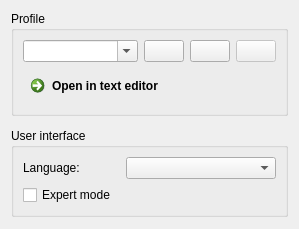
      <widget class="QWidget" name="tabProfiles">
       <property name="sizePolicy">
        <sizepolicy hsizetype="Fixed" vsizetype="Preferred">
         <horstretch>0</horstretch>
         <verstretch>0</verstretch>
        </sizepolicy>
       </property>
       <attribute name="title">
        <string>Profiles</string>
       </attribute>
       <layout class="QVBoxLayout" name="verticalLayout_6">
        <property name="spacing">
         <number>12</number>
        </property>
        <item>
         <widget class="QGroupBox" name="groupBox_Profiles">
          <property name="title">
           <string>Profile</string>
          </property>
          <layout class="QVBoxLayout" name="verticalLayout_5">
           <item>
            <layout class="QHBoxLayout" name="horizontalLayout_3">
             <item>
              <widget class="QComboBox" name="comboBox_Profiles">
               <property name="sizePolicy">
                <sizepolicy hsizetype="Expanding" vsizetype="Fixed">
                 <horstretch>0</horstretch>
                 <verstretch>0</verstretch>
                </sizepolicy>
               </property>
               <property name="editable">
                <bool>true</bool>
               </property>
               <property name="insertPolicy">
                <enum>QComboBox::NoInsert</enum>
               </property>
              </widget>
             </item>
             <item>
              <widget class="QPushButton" name="pushButton_ProfileNew">
               <property name="enabled">
                <bool>true</bool>
               </property>
               <property name="toolTip">
                <string>Add new profile</string>
               </property>
               <property name="text">
                <string/>
               </property>
               <property name="icon">
                <iconset resource="../res/LightpackResources.qrc">
                 <normaloff>:/icons/profile_new.png</normaloff>:/icons/profile_new.png</iconset>
               </property>
               <property name="iconSize">
                <size>
                 <width>16</width>
                 <height>16</height>
                </size>
               </property>
               <property name="checkable">
                <bool>false</bool>
               </property>
              </widget>
             </item>
             <item>
              <widget class="QPushButton" name="pushButton_ProfileResetToDefault">
               <property name="enabled">
                <bool>true</bool>
               </property>
               <property name="toolTip">
                <string>Reset current profile to defaults</string>
               </property>
               <property name="text">
                <string/>
               </property>
               <property name="icon">
                <iconset resource="../res/LightpackResources.qrc">
                 <normaloff>:/icons/arrow_down_gray.png</normaloff>:/icons/arrow_down_gray.png</iconset>
               </property>
               <property name="iconSize">
                <size>
                 <width>16</width>
                 <height>16</height>
                </size>
               </property>
               <property name="checkable">
                <bool>false</bool>
               </property>
              </widget>
             </item>
             <item>
              <widget class="QPushButton" name="pushButton_DeleteProfile">
               <property name="enabled">
                <bool>false</bool>
               </property>
               <property name="toolTip">
                <string>Delete profile</string>
               </property>
               <property name="text">
                <string/>
               </property>
               <property name="icon">
                <iconset resource="../res/LightpackResources.qrc">
                 <normaloff>:/icons/profile_delete.png</normaloff>:/icons/profile_delete.png</iconset>
               </property>
               <property name="iconSize">
                <size>
                 <width>16</width>
                 <height>16</height>
                </size>
               </property>
               <property name="checkable">
                <bool>false</bool>
               </property>
              </widget>
             </item>
            </layout>
           </item>
           <item>
            <widget class="QCommandLinkButton" name="commandLinkButton_OpenSettings">
             <property name="text">
              <string>Open in text editor</string>
             </property>
             <property name="checkable">
              <bool>false</bool>
             </property>
             <property name="description">
              <string/>
             </property>
            </widget>
           </item>
          </layout>
         </widget>
        </item>
        <item>
         <widget class="QGroupBox" name="groupBox_UserInterface">
          <property name="sizePolicy">
           <sizepolicy hsizetype="Preferred" vsizetype="Preferred">
            <horstretch>0</horstretch>
            <verstretch>0</verstretch>
           </sizepolicy>
          </property>
          <property name="layoutDirection">
           <enum>Qt::LeftToRight</enum>
          </property>
          <property name="title">
           <string>User interface</string>
          </property>
          <layout class="QVBoxLayout" name="verticalLayout_13">
           <property name="sizeConstraint">
            <enum>QLayout::SetDefaultConstraint</enum>
           </property>
           <item>
            <layout class="QHBoxLayout" name="horizontalLayout_4" stretch="0,0,0">
             <item>
              <widget class="QLabel" name="labelLanguage">
               <property name="sizePolicy">
                <sizepolicy hsizetype="Fixed" vsizetype="Preferred">
                 <horstretch>0</horstretch>
                 <verstretch>0</verstretch>
                </sizepolicy>
               </property>
               <property name="text">
                <string>Language:</string>
               </property>
               <property name="alignment">
                <set>Qt::AlignLeading|Qt::AlignLeft|Qt::AlignVCenter</set>
               </property>
              </widget>
             </item>
             <item>
              <spacer name="horizontalSpacer_5">
               <property name="orientation">
                <enum>Qt::Horizontal</enum>
               </property>
               <property name="sizeHint" stdset="0">
                <size>
                 <width>40</width>
                 <height>20</height>
                </size>
               </property>
              </spacer>
             </item>
             <item>
              <widget class="QComboBox" name="comboBox_Language">
               <property name="minimumSize">
                <size>
                 <width>150</width>
                 <height>0</height>
                </size>
               </property>
               <property name="sizeAdjustPolicy">
                <enum>QComboBox::AdjustToContentsOnFirstShow</enum>
               </property>
              </widget>
             </item>
            </layout>
           </item>
           <item>
            <widget class="QCheckBox" name="checkBox_ExpertModeEnabled">
             <property name="sizePolicy">
              <sizepolicy hsizetype="Fixed" vsizetype="Fixed">
               <horstretch>0</horstretch>
               <verstretch>0</verstretch>
              </sizepolicy>
             </property>
             <property name="text">
              <string>Expert mode</string>
             </property>
            </widget>
           </item>
          </layout>
         </widget>
        </item>
        <item>
         <spacer name="verticalSpacer_3">
          <property name="orientation">
           <enum>Qt::Vertical</enum>
          </property>
          <property name="sizeHint" stdset="0">
           <size>
            <width>20</width>
            <height>1</height>
           </size>
          </property>
         </spacer>
        </item>
       </layout>
      </widget>
